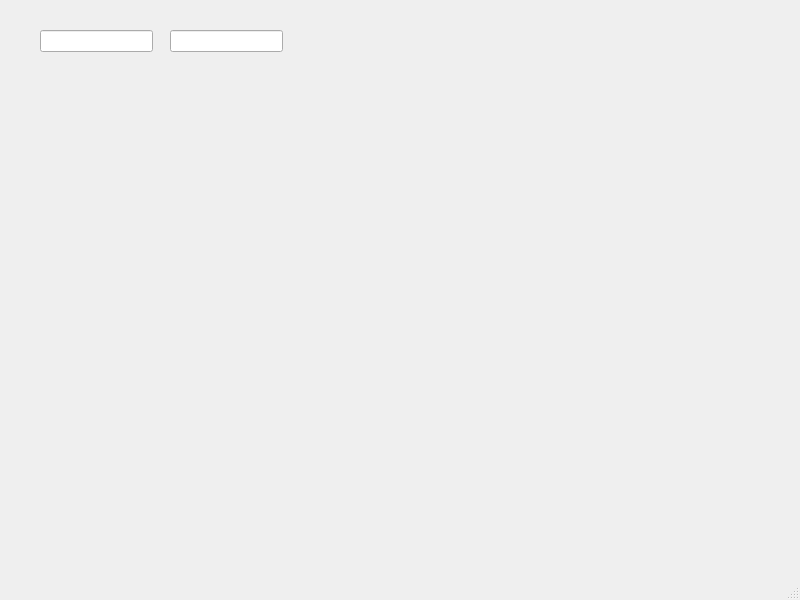
<?xml version="1.0" encoding="UTF-8"?>
<ui version="4.0">
 <class>TestWindow</class>
 <widget class="QMainWindow" name="TestWindow">
  <property name="geometry">
   <rect>
    <x>0</x>
    <y>0</y>
    <width>800</width>
    <height>600</height>
   </rect>
  </property>
  <property name="windowTitle">
   <string>MainWindow</string>
  </property>
  <widget class="QWidget" name="centralwidget">
   <widget class="QLineEdit" name="lineEdit">
    <property name="geometry">
     <rect>
      <x>40</x>
      <y>30</y>
      <width>113</width>
      <height>22</height>
     </rect>
    </property>
   </widget>
   <widget class="QLineEdit" name="lineEdit_2">
    <property name="geometry">
     <rect>
      <x>170</x>
      <y>30</y>
      <width>113</width>
      <height>22</height>
     </rect>
    </property>
   </widget>
  </widget>
  <widget class="QMenuBar" name="menubar">
   <property name="geometry">
    <rect>
     <x>0</x>
     <y>0</y>
     <width>800</width>
     <height>26</height>
    </rect>
   </property>
  </widget>
  <widget class="QStatusBar" name="statusbar"/>
 </widget>
 <resources/>
 <connections/>
</ui>
